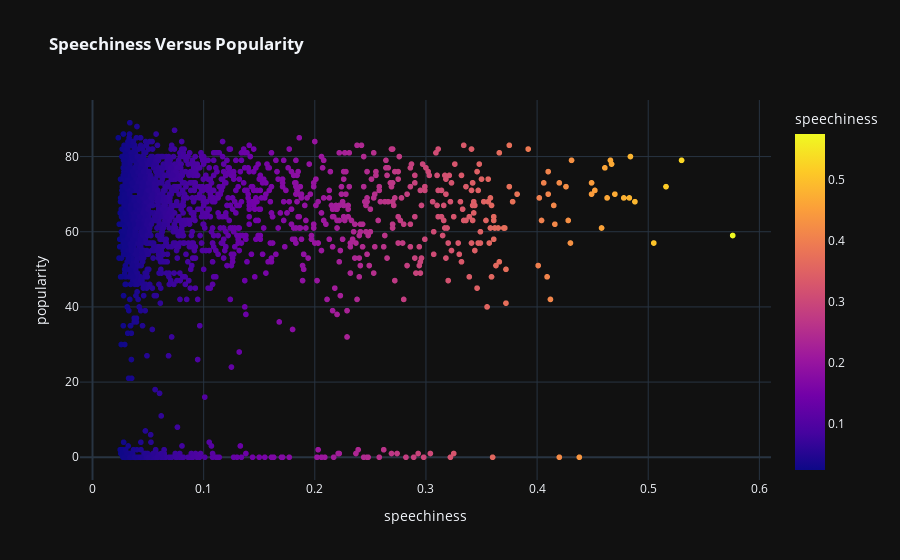

Notebook code for this chart:
### Code cell
px.scatter(df,x='speechiness',y='popularity',color='speechiness',color_continuous_scale=px.colors.sequential.Plasma,
           template='plotly_dark',
           title='<b> Speechiness Versus Popularity')

### Figure 1 — Plotly figure (JSON) as saved in the notebook; plotly's stock layout.template omitted (floating-point values rounded to 4 significant figures; data arrays with more than 128 entries replaced by an {"elided": "..."} marker saying what was removed)
{"data": [{"hovertemplate": "speechiness=%{marker.color}<br>popularity=%{y}<extra></extra>", "legendgroup": "", "marker": {"color": {"elided": "1941 float values"}, "coloraxis": "coloraxis", "symbol": "circle"}, "mode": "markers", "name": "", "showlegend": false, "type": "scattergl", "x": {"elided": "1941 float values"}, "xaxis": "x", "y": {"elided": "1941 int values"}, "yaxis": "y"}], "layout": {"coloraxis": {"colorbar": {"title": {"text": "speechiness"}}, "colorscale": [[0, "#0d0887"], [0.1111, "#46039f"], [0.2222, "#7201a8"], [0.3333, "#9c179e"], [0.4444, "#bd3786"], [0.5556, "#d8576b"], [0.6667, "#ed7953"], [0.7778, "#fb9f3a"], [0.8889, "#fdca26"], [1, "#f0f921"]]}, "legend": {"tracegroupgap": 0}, "title": {"text": "<b> Speechiness Versus Popularity"}, "xaxis": {"anchor": "y", "domain": [0, 1], "title": {"text": "speechiness"}}, "yaxis": {"anchor": "x", "domain": [0, 1], "title": {"text": "popularity"}}}}
